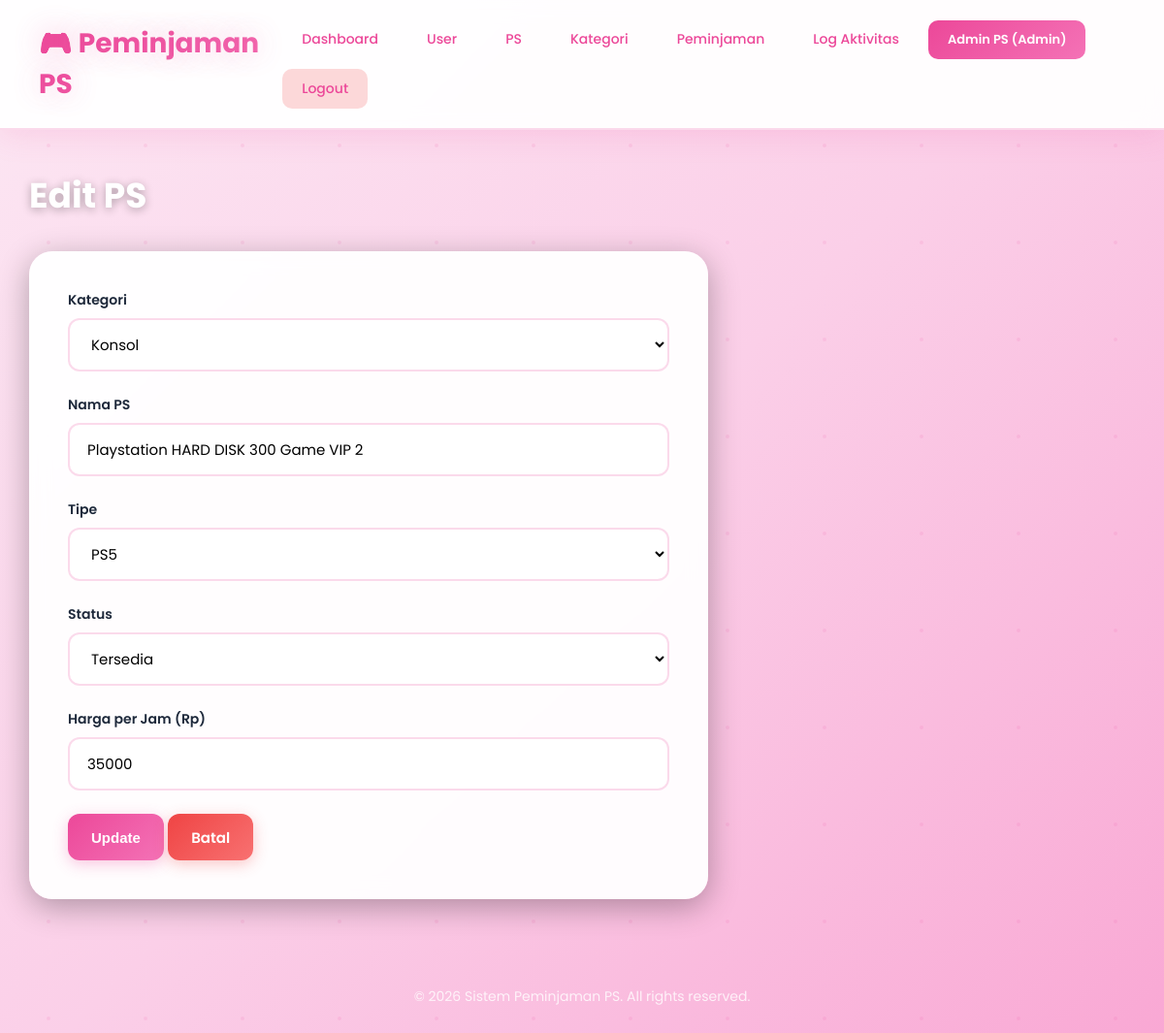
The app's page /index.php?page=ps&action=edit&id=15 (signed in) with its own data.
### tables this page shows
CREATE TABLE `ps` (
  `id`           int(11)                        NOT NULL,
  `kategori_id`  int(11)                        DEFAULT NULL,
  `nama_ps`      varchar(100)                   NOT NULL,
  `tipe`         enum('PS3','PS4','PS5')         NOT NULL,
  `status`       enum('tersedia','dipinjam')     DEFAULT 'tersedia',
  `harga_per_jam` int(11)                       NOT NULL,
  `created_at`   timestamp                      NULL DEFAULT current_timestamp()
);

CREATE TABLE `kategori` (
  `kategori_id`   int(11)      NOT NULL,
  `nama_kategori` varchar(55)  NOT NULL,
  `deskripsi`     varchar(255) NOT NULL DEFAULT '',
  `created_at`    datetime     NOT NULL DEFAULT current_timestamp()
);

### config/Database.php (called while the page is built, shortened)
<?php
class Database {
    private $host     = "localhost";
    private $db_name  = "peminjaman_ps";
    private $username = "root";
    private $password = "";
    public function getConnection() {
        $this->conn = null;
        try {
            $this->conn = new PDO(
                "mysql:host={$this->host};dbname={$this->db_name};charset=utf8",
                $this->username,
                $this->password
            );
            $this->conn->setAttribute(PDO::ATTR_ERRMODE, PDO::ERRMODE_EXCEPTION);
        } catch (PDOException $e) {
            die("Koneksi database gagal: " . $e->getMessage());
        }
        return $this->conn;
    }
}

### models/Kategori.php (called while the page is built, shortened)
<?php
class Kategori {
    private $conn;
    private $table_name = "kategori";
    public function __construct($db) {
        $this->conn = $db;
    }
    public function read() {
        $stmt = $this->conn->prepare(
            "SELECT * FROM {$this->table_name} ORDER BY created_at DESC"
        );
        $stmt->execute();
        return $stmt;
    }
}

### models/PS.php (called while the page is built, shortened)
<?php
class PS {
    private $conn;
    private $table_name = "ps";
    public $id;
    public function __construct($db) {
        $this->conn = $db;
    }
    public function readOne() {
        $stmt = $this->conn->prepare(
            "SELECT p.*, k.nama_kategori FROM {$this->table_name} p
             LEFT JOIN kategori k ON p.kategori_id = k.kategori_id
             WHERE p.id = :id LIMIT 1"
        );
        $stmt->bindParam(':id', $this->id);
        $stmt->execute();
        return $stmt;
    }
}

### views/ps/edit.php (the view, shortened to what this page needs)
<?php require_once 'views/layouts/header.php'; ?>
<div class="content">
    <h1>Edit PS</h1>
    <div class="form-container">
        <form method="POST" action="index.php?page=ps&action=update">
            <div class="form-group">
                <label>Kategori</label>
                <select name="kategori_id" required>
                    <?php foreach ($kategoriList as $kat): ?>
                        <option value="<?php echo $kat['kategori_id']; ?>"
                            <?php echo ($data['kategori_id'] ?? '') == $kat['kategori_id'] ? 'selected' : ''; ?>>
                            <?php echo htmlspecialchars($kat['nama_kategori']); ?>
                        </option>
                    <?php endforeach; ?>
                </select>
            </div>
            <div class="form-group">
                <label>Nama PS</label>
                <input type="text" name="nama_ps" value="<?php echo htmlspecialchars($data['nama_ps'] ?? ''); ?>" required>
            </div>
            <div class="form-group">
                <label>Tipe</label>
                <select name="tipe" required>
                    <option value="PS5" <?php echo ($data['tipe'] ?? '') === 'PS5' ? 'selected' : ''; ?>>PS5</option>
                </select>
            </div>
            <div class="form-group">
                <label>Status</label>
                <select name="status" required>
                    <option value="tersedia" <?php echo ($data['status'] ?? '') === 'tersedia' ? 'selected' : ''; ?>>Tersedia</option>
                </select>
            </div>
            <div class="form-group">
                <label>Harga per Jam (Rp)</label>
                <input type="number" name="harga_per_jam" value="<?php echo $data['harga_per_jam'] ?? 0; ?>" min="0" required>
            </div>
            <button type="submit" class="btn">Update</button>
            <a href="index.php?page=ps&action=index" class="btn btn-danger">Batal</a>
        </form>
    </div>
</div>
<?php require_once 'views/layouts/footer.php'; ?>

### views/layouts/header.php (style rules this page uses)
* { margin: 0; padding: 0; box-sizing: border-box; }
body { font-family: 'Poppins', sans-serif; background: linear-gradient(135deg, #fce7f3 0%, #fbcfe8 50%, #f9a8d4 100%); min-height: 100vh; position: relative; }
body::before { content: ''; position: fixed; top: 0; left: 0; width: 100%; height: 100%; pointer-events: none; z-index: 0; }
.content { max-width: 1400px; margin: 40px auto; padding: 0 30px; position: relative; z-index: 1; }
.content h1 { color: white; font-size: 36px; font-weight: 700; margin-bottom: 30px; text-shadow: 0 2px 10px rgba(0,0,0,0.3); }
.btn { display: inline-flex; align-items: center; justify-content: center; gap: 8px; padding: 12px 24px; background: linear-gradient(135deg, #ec4899, #f472b6); color: white; text-decoration: none; border-radius: 12px; border: none; cursor: pointer; font-size: 15px; font-weight: 600; transition: all 0.3s ease; box-shadow: 0 4px 15px rgba(236,72,153,0.3); position: relative; overflow: hidden; min-height: 48px; white-space: nowrap; }
.btn::before { content: ''; position: absolute; top: 50%; left: 50%; width: 0; height: 0; border-radius: 50%; background: rgba(255,255,255,0.3); transform: translate(-50%, -50%); transition: width 0.6s, height 0.6s; }
.btn-danger { background: linear-gradient(135deg, #ef4444, #f87171); box-shadow: 0 4px 15px rgba(239,68,68,0.3); }
.form-group { margin-bottom: 24px; }
.form-group label { display: block; margin-bottom: 8px; font-weight: 600; color: #1e293b; font-size: 14px; }
.form-group input, .form-group select, .form-group textarea { width: 100%; padding: 14px 18px; border: 2px solid rgba(236,72,153,0.2); border-radius: 12px; font-size: 15px; font-family: 'Poppins', sans-serif; transition: all 0.3s ease; background: white; }
.form-container { background: rgba(255,255,255,0.95); backdrop-filter: blur(10px); padding: 40px; border-radius: 24px; box-shadow: 0 8px 32px rgba(0,0,0,0.3); max-width: 700px; animation: fadeIn 0.5s ease; }

### records on screen
ps: kategori_id "Konsol", nama_ps "Playstation HARD DISK 300 Game VIP 2", tipe "PS5", status "Tersedia", harga_per_jam "35000"

### other values on screen
$_SESSION['nama'] "Admin PS"
$_SESSION['role'] "Admin"
